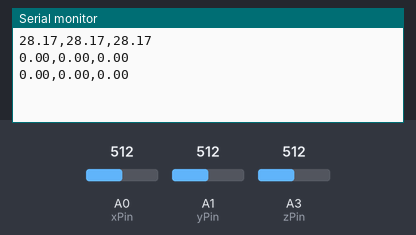
Bench run of a sketch on a simulated Arduino Uno, built with avr-gcc and run on an emulated ATmega328P. On the bench: the last lines printed to the serial monitor. The inputs (shaded band) are chosen by the test bench; at power-on: A0 (xPin) = 512, A1 (yPin) = 512, A3 (zPin) = 512.

Above: at 2.2 s.
2.3 s: A0 (xPin) set to 716
At 3.0 s:
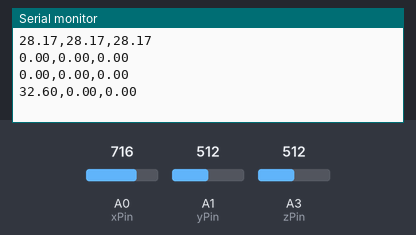
3.8 s: A1 (yPin) set to 716
At 4.6 s:
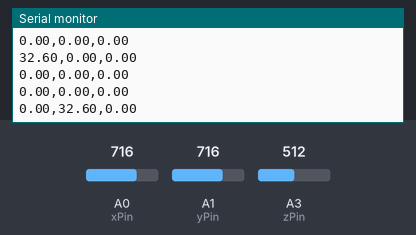
5.3 s: A3 (zPin) set to 716
At 5.3 s:
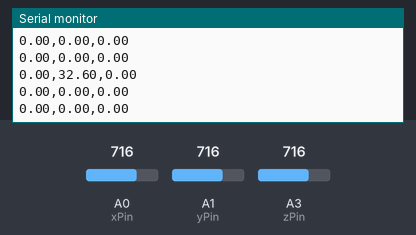
8.3 s: A0 (xPin) set to 900
At 8.7 s:
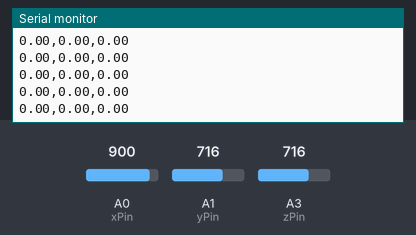
9.8 s: A1 (yPin) set to 900
At 10.3 s:
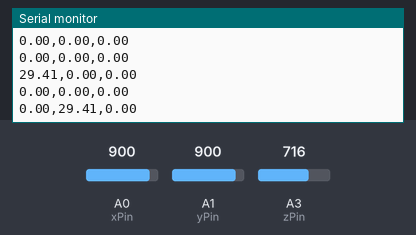
11.3 s: A3 (zPin) set to 900
At 11.8 s:
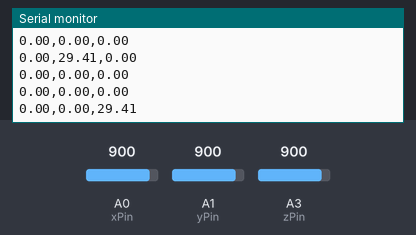
Timing chart, 0 to 13.8 s (numbered marks = the images above; inputs shaded):
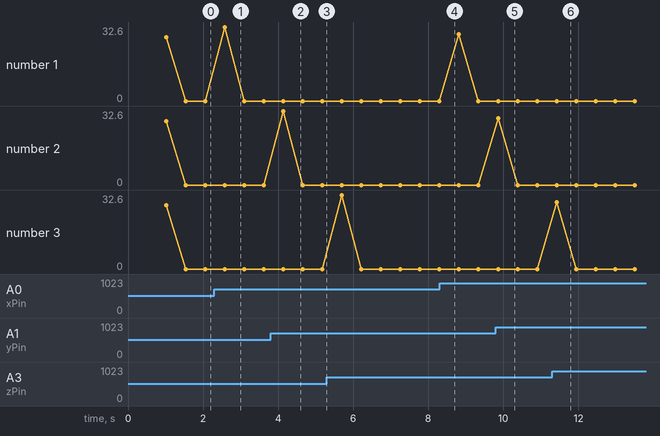

Measured:
- after the input at 2.3 s, the serial monitor: prints a new line after 0.28 s (image 1)
- after the input at 3.8 s, the serial monitor: prints a new line after 0.34 s (image 2)
- after the input at 9.8 s, the serial monitor: prints a new line after 0.06 s (image 5)
- after the input at 11.3 s, the serial monitor: prints a new line after 0.12 s (image 6)

The sketch:

accelerometer.ino
```cpp
// Accelerometer.ino
// Accelerometer.ino
// Accelerometer constants
const int zPin = A3;
const int xPin = A0;
const int yPin = A1;
const int SAMPLES = 10;
const float RestVoltage = 1.641; // Voltage at 0 gravity (g) at 3.3V
const float sensitivity = 0.3; // Sensitivity in V/gravity (g) (1 g = 9.81
double zVoltage, xVoltage, yVoltage;
float g_z; //acceleration in gravities
float g_z_smoothed;
float accelZ; //acceleration in ms^2
float accelZ_smoothed;
float diffZ, diffZ_smoothed;
float zSmoothedVoltage = RestVoltage;

float g_x, g_x_smoothed, accelX, accelX_smoothed, diffX, diffX_smoothed;
float xSmoothedVoltage = RestVoltage;

float g_y, g_y_smoothed, accelY, accelY_smoothed, diffY, diffY_smoothed;
float ySmoothedVoltage = RestVoltage;
double AlphaAcc = 0.5;
//----------------
// Supporting Functions
// read and average the voltage measured from accelerometer. Averaging is done
// to remove the noise
float readAveragedVoltage(int pin, int samples) {
  long sum = 0;
  for (int i = 0; i < samples; i++) {
    sum += analogRead(pin);
    delayMicroseconds(500);
  }
//10-bit value converted to voltage between 0 and 5 volts
  return (sum / (float)samples) * (5.0 / 1023.0);
}
//-----
// smooth out measured value for plotting
float smooth(float newVal, float prevVal, double alpha) {
  return alpha * prevVal + (1 - alpha) * newVal;
// return newVal;
}
// Main Functions ... starts with setup() then does loop()
void setup() {
  Serial.begin(9600);
  delay(1000);
}
// main functional block
void loop() {

// accelerometer data
  zVoltage = readAveragedVoltage(zPin, SAMPLES);
  zSmoothedVoltage = smooth(zVoltage, zSmoothedVoltage, AlphaAcc);
  g_z = (zVoltage - RestVoltage) / sensitivity;
  g_z_smoothed = (zSmoothedVoltage - RestVoltage) / sensitivity;
  // Serial.print(g_z_smoothed*9.81);
  // Serial.print(",");
  diffZ = g_z*9.81 - accelZ;
  diffZ_smoothed = g_z_smoothed * 9.81 - accelZ_smoothed;
  accelZ = g_z * 9.81; //convert gravities to ms^2
  accelZ_smoothed = g_z_smoothed * 9.81;


  xVoltage = readAveragedVoltage(xPin, SAMPLES);
  xSmoothedVoltage = smooth(xVoltage, xSmoothedVoltage, AlphaAcc);
  g_x = (xVoltage - RestVoltage) / sensitivity;
  g_x_smoothed = (xSmoothedVoltage - RestVoltage) / sensitivity;
  diffX = g_x*9.81 - accelX;
  diffX_smoothed = g_x_smoothed * 9.81 - accelX_smoothed;
  accelX = g_x * 9.81; //convert gravities to ms^2
  accelX_smoothed = g_x_smoothed * 9.81;

  yVoltage = readAveragedVoltage(yPin, SAMPLES);
  ySmoothedVoltage = smooth(yVoltage, ySmoothedVoltage, AlphaAcc);
  g_y = (yVoltage - RestVoltage) / sensitivity;
  g_y_smoothed = (ySmoothedVoltage - RestVoltage) / sensitivity;
  diffY = g_y*9.81 - accelY;
  diffY_smoothed = g_y_smoothed * 9.81 - accelY_smoothed;
  accelY = g_y * 9.81; //convert gravities to ms^2
  accelY_smoothed = g_y_smoothed * 9.81;

  Serial.print(diffX);
  Serial.print(",");
  Serial.print(diffY);
  Serial.print(",");
  Serial.println(diffZ);
  // Serial.println()
  // // Serial.print(diff_smoothed);
  // Serial.print(",");
  // Serial.print(accelZ);
  // Serial.print(",");
  // Serial.println(accelZ_smoothed);
  delay(500); // Delay for readability
}
```
